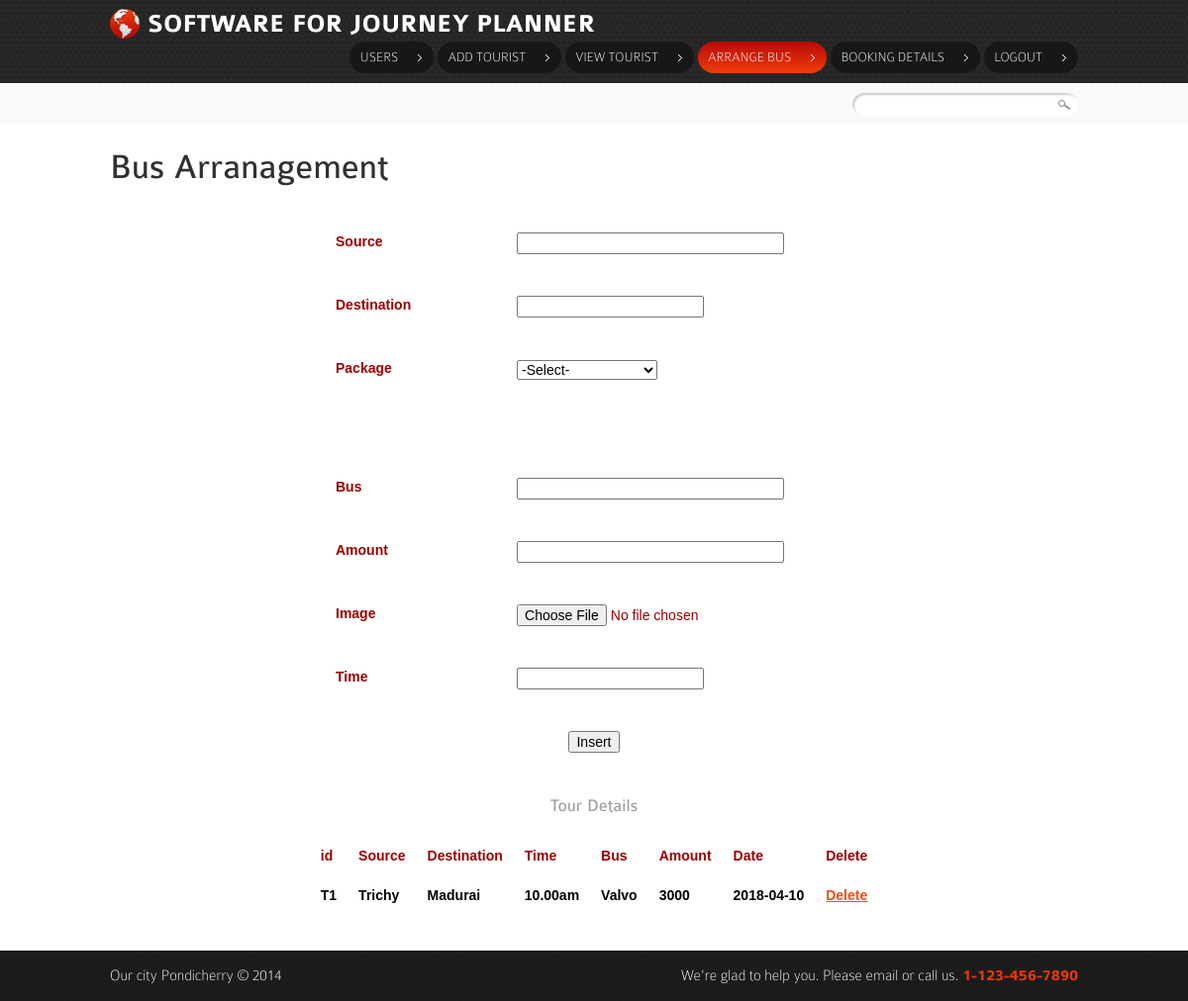
/arrange_tour.php (signed in), run on the app's committed database.
### tables this page shows
CREATE TABLE `add_tour` (
  `id` int(11) NOT NULL,
  `source` varchar(100) NOT NULL,
  `dest` varchar(100) NOT NULL,
  `package` varchar(50) NOT NULL,
  `tourbus` varchar(100) NOT NULL,
  `touramount` varchar(100) NOT NULL,
  `tourimage` varchar(100) NOT NULL,
  `tra_time` varchar(30) NOT NULL,
  `rdate` varchar(100) NOT NULL
);

### arrange_tour.php (the view, shortened to what this page needs)
<?php
include("email.php");
extract($_POST);
?>
<!DOCTYPE html>
<html lang="en">
<head>
	<link rel="stylesheet" href="css/reset.css" type="text/css" media="all">
	<link rel="stylesheet" href="css/grid.css" type="text/css" media="all">
	<link rel="stylesheet" href="css/style.css" type="text/css" media="all">
</head>
<body>
	<header>
		<nav>
			<div class="container">
				<div class="wrapper">
					<h1><a href="index.php"><strong>SOFTWARE FOR JOURNEY PLANNER</strong></a></h1>
					<ul>
						<li><a href="view_details.php" >Users</a></li>
						<li><a href="add_tourist.php"  >Add Tourist</a></li>
						<li><a href="view_tour.php" >View Tourist</a></li>
						<li><a href="arrange_tour.php" class="current">Arrange Bus</a></li>
					<li><a href="view_bookedticket.php" >Booking Details</a></li>
								<li><a href="logout.php" >Logout</a></li>
					</ul>
			  </div>
			</div>
		</nav>
		<section class="adv-content">
			<div class="container">
				<ul class="breadcrumbs">
					<li></li>
				</ul>
				<form action="" id="search-form">
					<fieldset>
						<input type="text" value=""><input type="submit" value="" >
					</fieldset>
				</form>
			</div>
		</section><div class="ic"></div>
	</header>
	<section id="content">
		<div class="top">
			<div class="container">
				<h2>Bus Arranagement </h2>
				<div align="center"><form name="form1" action="" method="post" enctype="multipart/form-data">
	<table width="566" border="1" >
	<tr><td colspan="2" align="center" style="color:#FF0000;"><?php echo $msg; ?> </td></tr>
  <tr>
    <td width="175" id="tabdata"> Source </td>
    <td width="375" id="tabdata"><input type="text" name="source" size="30"></td>
  </tr>
  <tr>
    <td id="tabdata">Destination</td>
    <td id="tabdata"><input type="text" name="dest"></td>
  </tr>
  <tr>
    <td id="tabdata"><p>Package</p>
      <p>&nbsp;</p></td>
    <td id="tabdata"><select name="package">
	<option value="">-Select-</option>
    </select>    </td>
  </tr>
  <tr>
    <td id="tabdata"> Bus </td>
    <td id="tabdata"><input type="text" name="tourbus" size="30" value="<?php echo $dob;?>"></td>
  </tr>
  <tr>
    <td id="tabdata">Amount </td>
    <td id="tabdata"><input type="text" name="touramount" size="30"></td>
  </tr>
  <tr>
    <td id="tabdata"> Image </td>
    <td id="tabdata"><input type="file" name="tourimage"></td>
  </tr>
  <tr>
    <td id="tabdata"> Time</td>
    <td id="tabdata"><input type="text" name="tra_time"></td>
  </tr>
  <tr>
    <td colspan="2" align="center" id="tabdata"><p>
      <input type="submit" name="submit" value="Insert">
    </td>
    </tr>
</table>
</form>
<h3>Tour Details</h3>
	<table width="" border="1" cellpadding="10">
  <tr>
    <td> id</td>
    <td>Source</td>
    <td>Destination</td>
    <td>Time</td>
    <td>Bus</td>
    <td>Amount</td>
    <td>Date</td>
	<td>Delete</td>
  </tr>
  <?php
  $query = mysql_query("select * from add_tour");
  while($res = mysql_fetch_array($query))
  {
  ?>
  <tr>
    <td><span class="style6">T<?php echo $res['id']; ?></span></td>
    <td><span class="style6"><?php echo $res['source']; ?></span></td>
    <td><span class="style6"><?php echo $res['dest']; ?></span></td>
    <td><span class="style6"><?php echo $res['tra_time']; ?></span></td>
    <td><span class="style6"><?php echo $res['tourbus']; ?></span></td>
    <td><span class="style6"><?php echo $res['touramount']; ?></span></td>
    <td><span class="style6"><?php echo $res['rdate']; ?></span></td>
	    <td><span class="style6"><a href="arrange_tour.php?id=<?php echo $res['id']; ?>&act=del">Delete</a></span></td>
  </tr>
  <?php
  }
  ?>
</table>
</div>
			</div>
		</div>
	</section>
	<footer>
		<div class="container">
			<div class="wrapper">
				<div class="copy">Our city Pondicherry &copy; 2014</div>
				<address class="phone">
					We're glad to help you. Please email or call us. <strong>1-123-456-7890</strong>
				</address>
			</div>
		</div>
	</footer>
</body>
</html>

### css/grid.css (style rules this page uses)
.container { width: 978px; margin: 0 auto; position:relative; }

### css/style.css (style rules this page uses)
article, aside, audio, canvas, command, datalist, details, embed, figcaption, figure, footer, header, hgroup, keygen, meter, nav, output, progress, section, source, video { display:block }
body { background:url(../images/body-bg.gif) #1b1b1b;font-family:Arial, Helvetica, sans-serif;font-size:100%;line-height:1.125em;color:#9f9f9f }
html { min-width:980px }
html, body { height:100% }
.container { font-size:.75em; }
header { overflow:hidden;background:url(../images/header-pattern.gif) #1f1f1f }
#content .top { background:#fff;padding:29px 0 35px 0 }
.wrapper { width:100%;overflow:hidden }
input, select, textarea { font-family:Arial, Helvetica, sans-serif;font-size:1em;vertical-align:middle;font-weight:normal }
p { margin-bottom:1.5em }
a { color:#f24c15;outline:none }
h2 { font-size:36px;line-height:30px;color:#303030;font-weight:normal;font-family:'ColaborateRegular';font-weight:normal;margin-bottom:.7em }
h3 { font-size:18px;line-height:1.2em;font-family:'ColaborateRegular';font-weight:normal;margin-bottom:1em }
header h1 { background:url(../images/logo.png) no-repeat 0 0;padding:2px 0 0 38px;font-family:'ColaborateThinRegular';font-size:26px;line-height:1.2em;color:#fff;font-weight:normal;float:left }
header h1 a { color:#fff;text-decoration:none }
header h1 strong { font-family:'ColaborateBoldRegular';font-weight:normal }
header nav { padding:7px 0 10px 0 }
header nav ul { float:right;padding:2px 0 0 0 }
header nav ul li { float:left;padding-left:4px }
header nav ul li a { position:relative;float:left;font-size:14px;color:#fff;text-decoration:none;font-family:'ColaborateThinRegular';text-transform:uppercase;height:32px;line-height:32px;background-color:#181717;padding:0 36px 0 10px;border-radius:17px;-moz-border-radius:17px;-webkit-border-radius:17px }
header nav ul li a:hover, header nav ul li a.current { background-image:-moz-linear-gradient(top, #ee3c09, #b90a09); background-image:-webkit-gradient(linear,left bottom,left top,color-stop(0, #ee3c09),color-stop(1, #b90a09)); filter: progid:DXImageTransform.Microsoft.gradient(startColorstr='#ee3c09', endColorstr='#b90a09'); -ms-filter:"progid:DXImageTransform.Microsoft.gradient(startColorstr='#ee3c09', endColorstr='#b90a09')"; }
header nav ul li a:after { content:'';display:block;position:absolute;right:12px;top:13px;width:4px;height:7px;background:url(../images/arrow1.gif) no-repeat 0 0 }
header .adv-content { overflow:hidden;background:#f9f9f9;padding:10px 0 8px 0 }
header .breadcrumbs { float:left;padding:3px 0 0 10px }
header .breadcrumbs li { display:inline;color:#212121;padding-left:5px }
footer .container { color:#fff;font-size:16px;line-height:1.2em;padding:16px 0 16px 0;font-family:'ColaborateThinRegular'; }
footer .copy { float:left }
footer .phone { float:right;font-style:normal }
footer .phone strong { font-family:'ColaborateBoldRegular';font-weight:normal;color:#e83709 }
#search-form { float:right;position:relative }
#search-form fieldset { border:none }
#search-form input[type=text] { background:#fff;width:195px;border:none;border-radius:20px;-moz-border-radius:20px;-webkit-border-radius:20px;padding:4px 25px 5px 8px;box-shadow:rgba(0, 0, 0, .2) 2px 2px 2px inset;-moz-box-shadow:rgba(0, 0, 0, .2) 2px 2px 2px inset;-webkit-box-shadow:rgba(0, 0, 0, .2) 2px 2px 2px inset;background:url(../images/search-bg.gif) no-repeat 100% 7px #fff }
#search-form input[type=submit] { width:20px;height:20px;position:absolute;right:5px;top:0;border:none;background:none;cursor:pointer }

### arrange_tour.php (style rules this page uses)
td { color:#990000; font-size:14px; font-stretch:expanded; font-weight:800; }
#tabdata { padding:20px; }
tr { margin-bottom:30px; }
.style6 { color: #000000; font-size: 14px; }

### data on the page
add_tour: id "1", source "Trichy", dest "Madurai", tra_time "10.00am", tourbus "Valvo", touramount "3000", rdate "2018-04-10"
